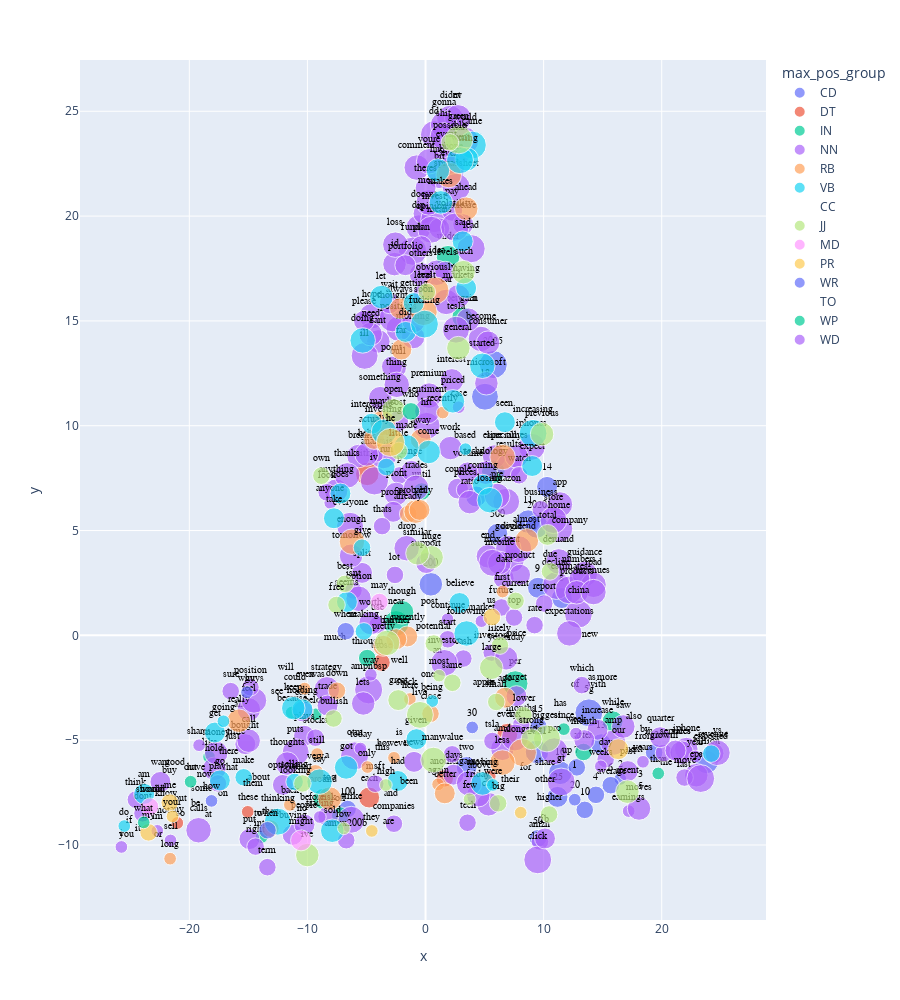

The cell this chart's notebook holds for it:
### Code cell
# Plot Word2Vec TSNE Plot

X = TSNE.join(VOCAB, how='left')
px.scatter(X.reset_index(), 'x', 'y', 
           text='term_str', 
           color='max_pos_group', 
           hover_name='term_str',          
           size='dfidf',
           height=1000).update_traces(
                mode='markers+text', 
                textfont=dict(color='black', size=10, family='Arial'),
                textposition='top center')

### Figure 1 — Plotly figure (JSON) as saved in the notebook; plotly's stock layout.template omitted (floating-point values rounded to 4 significant figures; data arrays with more than 128 entries replaced by an {"elided": "..."} marker saying what was removed)
{"data": [{"hovertemplate": "<b>%{hovertext}</b><br><br>max_pos_group=CD<br>x=%{x}<br>y=%{y}<br>dfidf=%{marker.size}<br>term_str=%{text}<extra></extra>", "hovertext": ["1", "10", "100", "11", "12", "13", "14", "15", "16", "18", "2", "20", "200", "2020", "2021", "2025", "21", "25", "3", "30", "4", "5", "50", "500", "5g", "6", "7", "8", "9", "billion", "one", "two"], "legendgroup": "CD", "marker": {"color": "#636efa", "size": [0, 2.651, 2.651, 4.775, 2.651, 3.785, 3.785, 2.651, 4.775, 6.252, 1.386, 1.386, 4.775, 4.775, 4.775, 6.802, 3.785, 3.785, 0, 1.386, 2.651, 0, 2.651, 3.785, 6.693, 2.651, 2.651, 3.785, 3.785, 4.775, 0, 3.785], "sizemode": "area", "sizeref": 0.01723, "symbol": "circle"}, "mode": "markers+text", "name": "CD", "orientation": "v", "showlegend": true, "text": ["1", "10", "100", "11", "12", "13", "14", "15", "16", "18", "2", "20", "200", "2020", "2021", "2025", "21", "25", "3", "30", "4", "5", "50", "500", "5g", "6", "7", "8", "9", "billion", "one", "two"], "textfont": {"color": "black", "family": "Arial", "size": 10}, "textposition": "top center", "type": "scatter", "x": [12.62, 13.48, -6.596, 8.691, 19.36, 14.87, 10.29, 9.557, 11.41, 5.032, 16.49, 12.63, 0.4517, 9.412, 9.435, 5.736, 4.281, 11.18, 18.21, 3.954, 14.43, 18.2, 9.521, 6.086, 13.83, 15.68, 12.81, 11.55, 9.521, 23.79, 0.205, 3.485], "xaxis": "x", "y": [-6.43, -8.324, -8.285, 5.427, -5.588, -5.193, 7.082, -4.359, -6.558, 11.38, -6.847, -7.839, 2.435, 5.195, -5.561, 12.92, 6.627, -7.706, -6.898, -4.392, -7.608, -7.444, -9.676, 4.841, -3.695, -7.147, -6.297, 1.778, 2.271, -6.038, -2.091, -6.28], "yaxis": "y"}, {"hovertemplate": "<b>%{hovertext}</b><br><br>max_pos_group=DT<br>x=%{x}<br>y=%{y}<br>dfidf=%{marker.size}<br>term_str=%{text}<extra></extra>", "hovertext": ["a", "all", "an", "another", "any", "both", "each", "either", "every", "no", "some", "the", "these", "this", "those"], "legendgroup": "DT", "marker": {"color": "#EF553B", "size": [0, 0, 0, 2.651, 1.386, 1.386, 3.785, 4.775, 3.785, 0, 0, 0, 1.386, 0, 2.651], "sizemode": "area", "sizeref": 0.01723, "symbol": "circle"}, "mode": "markers+text", "name": "DT", "orientation": "v", "showlegend": true, "text": ["a", "all", "an", "another", "any", "both", "each", "either", "every", "no", "some", "the", "these", "this", "those"], "textfont": {"color": "black", "family": "Arial", "size": 10}, "textposition": "top center", "type": "scatter", "x": [-8.378, -15.75, 1.049, 1.629, -21.02, 5.439, -4.773, -4.933, 6.934, -10.44, -18.94, 20.33, -15.05, -3.678, -3.729], "xaxis": "x", "y": [-5.964, -3.537, -0.948, -6.82, -8.948, -6.72, -7.736, 7.701, -4.698, -8.476, -7.524, -6.312, -8.417, -5.604, -1.297], "yaxis": "y"}, {"hovertemplate": "<b>%{hovertext}</b><br><br>max_pos_group=IN<br>x=%{x}<br>y=%{y}<br>dfidf=%{marker.size}<br>term_str=%{text}<extra></extra>", "hovertext": ["about", "above", "after", "around", "as", "at", "because", "before", "below", "between", "by", "during", "for", "from", "if", "in", "into", "like", "near", "of", "off", "on", "out", "over", "per", "since", "than", "that", "though", "through", "under", "until", "while", "with"], "legendgroup": "IN", "marker": {"color": "#00cc96", "size": [0, 0, 2.651, 3.785, 0, 0, 1.386, 0, 1.386, 3.785, 0, 4.775, 0, 0, 0, 0, 1.386, 1.386, 5.604, 0, 2.651, 0, 1.386, 0, 5.604, 1.386, 1.386, 0, 4.775, 2.651, 4.775, 2.651, 3.785, 0], "sizemode": "area", "sizeref": 0.01723, "symbol": "circle"}, "mode": "markers+text", "name": "IN", "orientation": "v", "showlegend": true, "text": ["about", "above", "after", "around", "as", "at", "because", "before", "below", "between", "by", "during", "for", "from", "if", "in", "into", "like", "near", "of", "off", "on", "out", "over", "per", "since", "than", "that", "though", "through", "under", "until", "while", "with"], "textfont": {"color": "black", "family": "Arial", "size": 10}, "textposition": "top center", "type": "scatter", "x": [-14.08, 4.582, 13.37, -8.643, 14.07, -18.37, -11.34, -9.594, -9.298, 3.113, 18.6, 5.733, 8.45, 18.55, -25.08, 18.95, -13.88, -18.33, -2.489, 12.7, -7.217, -17.12, -19.89, 20.24, 7.598, 11.71, 19.71, -16.48, -1.986, -4.94, 1.906, -0.3212, 15.85, 14.52], "xaxis": "x", "y": [-7.013, -6.427, -5.563, -7.803, -2.231, -8.76, -3.686, -7.968, -3.766, 15.18, -4.743, 7.804, -6.531, -5.074, -9.055, -4.833, -9.626, -5.799, 0.5731, -2.577, -8.596, -7.787, -6.981, -5.038, -2.295, -4.474, -6.586, -6.548, 1.1, -1.083, 18.04, 6.862, -4.098, -2.565], "yaxis": "y"}, {"hovertemplate": "<b>%{hovertext}</b><br><br>max_pos_group=NN<br>x=%{x}<br>y=%{y}<br>dfidf=%{marker.size}<br>term_str=%{text}<extra></extra>", "hovertext": {"elided": "218 str values"}, "legendgroup": "NN", "marker": {"color": "#ab63fa", "size": {"elided": "218 float values"}, "sizemode": "area", "sizeref": 0.01723, "symbol": "circle"}, "mode": "markers+text", "name": "NN", "orientation": "v", "showlegend": true, "text": {"elided": "218 str values"}, "textfont": {"color": "black", "family": "Arial", "size": 10}, "textposition": "top center", "type": "scatter", "x": {"elided": "218 float values"}, "xaxis": "x", "y": {"elided": "218 float values"}, "yaxis": "y"}, {"hovertemplate": "<b>%{hovertext}</b><br><br>max_pos_group=RB<br>x=%{x}<br>y=%{y}<br>dfidf=%{marker.size}<br>term_str=%{text}<extra></extra>", "hovertext": ["actually", "again", "ago", "ahead", "almost", "alongside", "already", "also", "always", "away", "back", "better", "close", "currently", "down", "enough", "especially", "even", "ever", "far", "first", "further", "here", "however", "just", "less", "long", "maybe", "more", "not", "now", "obviously", "only", "pretty", "probably", "really", "recently", "so", "soon", "still", "then", "there", "too", "up", "very", "well", "yet"], "legendgroup": "RB", "marker": {"color": "#FFA15A", "size": [3.785, 1.386, 3.785, 4.775, 4.775, 6.693, 2.651, 0, 3.785, 3.785, 1.386, 3.785, 2.651, 3.785, 2.651, 5.604, 5.604, 1.386, 5.604, 3.785, 1.386, 3.785, 1.386, 1.386, 0, 5.604, 1.386, 5.604, 0, 0, 0, 6.252, 1.386, 3.785, 4.775, 4.775, 1.386, 0, 6.252, 1.386, 2.651, 0, 4.775, 0, 2.651, 0, 3.785], "sizemode": "area", "sizeref": 0.01723, "symbol": "circle"}, "mode": "markers+text", "name": "RB", "orientation": "v", "showlegend": true, "text": ["actually", "again", "ago", "ahead", "almost", "alongside", "already", "also", "always", "away", "back", "better", "close", "currently", "down", "enough", "especially", "even", "ever", "far", "first", "further", "here", "however", "just", "less", "long", "maybe", "more", "not", "now", "obviously", "only", "pretty", "probably", "really", "recently", "so", "soon", "still", "then", "there", "too", "up", "very", "well", "yet"], "textfont": {"color": "black", "family": "Arial", "size": 10}, "textposition": "top center", "type": "scatter", "x": [-4.36, 1.065, 6.734, 3.445, 8.59, 8.214, -1.468, 17.62, -2.169, -0.4113, -11.49, 1.631, 0.4202, -1.552, -7.501, -6.228, 6.528, -10.24, 1.967, -2.047, 6.527, -2.474, -1.322, -2.672, -16.34, 6.514, -21.63, -3.63, 15.39, -22.22, -18.66, 0.8437, -4.917, -3.574, -0.8358, -15.81, 1.459, -20.78, -0.151, -9.178, -13.14, -16.65, -8.107, 11.95, -9.337, -2.222, -0.5099], "xaxis": "x", "y": [9.371, -7.105, -2.974, 20.35, 4.538, -5.591, 5.791, -4.127, 15.6, 9.349, -8.086, -7.536, -3.739, -0.05242, -2.639, 4.469, 8.505, -2.538, 21.96, 13.63, 2.09, -0.1815, -3.037, -5.842, -5.052, -6.068, -10.65, 10.13, -2.26, -8.614, -6.864, 16.46, -6.283, -0.4982, 5.902, -4.071, 10.63, -8.752, 15.42, -5.662, -9.216, -5.768, -7.787, -5.747, -6.582, -1.437, 5.985], "yaxis": "y"}, {"hovertemplate": "<b>%{hovertext}</b><br><br>max_pos_group=VB<br>x=%{x}<br>y=%{y}<br>dfidf=%{marker.size}<br>term_str=%{text}<extra></extra>", "hovertext": ["am", "are", "based", "be", "been", "being", "believe", "buy", "came", "come", "coming", "did", "do", "does", "doing", "expect", "expected", "find", "following", "fucking", "get", "getting", "give", "given", "go", "going", "got", "had", "has", "have", "having", "holding", "increasing", "interesting", "investing", "is", "keep", "know", "let", "looking", "losing", "made", "make", "makes", "making", "moving", "priced", "run", "said", "say", "see", "seems", "seen", "selling", "sold", "started", "take", "thinking", "using", "was", "went", "were"], "legendgroup": "VB", "marker": {"color": "#19d3f3", "size": [3.785, 0, 1.386, 0, 0, 1.386, 3.785, 0, 6.693, 4.775, 3.785, 3.785, 1.386, 3.785, 5.604, 3.785, 2.651, 4.775, 5.604, 6.693, 3.785, 3.785, 2.651, 3.785, 3.785, 1.386, 4.775, 3.785, 0, 0, 3.785, 3.785, 6.693, 3.785, 5.604, 0, 4.775, 0, 4.775, 0, 5.604, 5.604, 2.651, 4.775, 2.651, 4.775, 4.775, 2.651, 3.785, 5.604, 0, 3.785, 3.785, 2.651, 4.775, 5.604, 3.785, 6.252, 4.775, 0, 6.252, 1.386], "sizemode": "area", "sizeref": 0.01723, "symbol": "circle"}, "mode": "markers+text", "name": "VB", "orientation": "v", "showlegend": true, "text": ["am", "are", "based", "be", "been", "being", "believe", "buy", "came", "come", "coming", "did", "do", "does", "doing", "expect", "expected", "find", "following", "fucking", "get", "getting", "give", "given", "go", "going", "got", "had", "has", "have", "having", "holding", "increasing", "interesting", "investing", "is", "keep", "know", "let", "looking", "losing", "made", "make", "makes", "making", "moving", "priced", "run", "said", "say", "see", "seems", "seen", "selling", "sold", "started", "take", "thinking", "using", "was", "went", "were"], "textfont": {"color": "black", "family": "Arial", "size": 10}, "textposition": "top center", "type": "scatter", "x": [-23.82, -3.158, 3.379, -19.52, -1.394, 0.5741, 2.877, -21.68, 3.968, 0.2643, 4.838, -1.681, -25.51, -7.209, -5.32, 9.032, 24.19, 1.052, 3.479, -0.0903, -17.83, -0.999, -5.378, -0.7672, -17.42, -17.12, -6.723, -2.352, 11.42, -19.41, 3.441, -10.42, 9.102, -4.558, -3.518, -2.233, -11.2, -21.98, -3.737, -11.03, 5.441, -1.625, -15.4, 1.297, -5.22, 4.824, 2.319, -3.317, 3.144, -8.975, -12.6, -6.655, 6.721, -11.08, -7.899, 4.811, -7.756, -12.51, 3.496, -9.168, 2.92, 5.701], "xaxis": "x", "y": [-7.565, -9.123, 8.882, -8.249, -7.213, -3.133, 1.543, -6.68, 23.39, 8.745, 7.185, 14.48, -9.096, 6.764, 14.07, 8.078, -5.642, 22.18, 0.09048, 14.85, -4.635, 15.85, 4.183, -4.951, -6.92, -4.097, -6.303, -6.947, -3.511, -6.549, 16.57, -3.531, 9.637, 10.1, 9.709, -4.889, -3.471, -7.793, 16.14, -6.666, 6.449, 8.972, -6.77, 20.65, 0.1912, -7.067, 11.16, 8.033, 18.79, -6.978, -2.939, 1.597, 10.17, -6.991, -9.32, 12.86, 5.585, -8.888, 22.71, -2.124, 22.67, -7.135], "yaxis": "y"}, {"hovertemplate": "<b>%{hovertext}</b><br><br>max_pos_group=CC<br>x=%{x}<br>y=%{y}<br>dfidf=%{marker.size}<br>term_str=%{text}<extra></extra>", "hovertext": ["and", "but", "or"], "legendgroup": "CC", "marker": {"color": "#FF6692", "size": [0, 0, 0], "sizemode": "area", "sizeref": 0.01723, "symbol": "circle"}, "mode": "markers+text", "name": "CC", "orientation": "v", "showlegend": true, "text": ["and", "but", "or"], "textfont": {"color": "black", "family": "Arial", "size": 10}, "textposition": "top center", "type": "scatter", "x": [-2.901, -20.72, -22.68], "xaxis": "x", "y": [-7.803, -8.044, -9.746], "yaxis": "y"}, {"hovertemplate": "<b>%{hovertext}</b><br><br>max_pos_group=JJ<br>x=%{x}<br>y=%{y}<br>dfidf=%{marker.size}<br>term_str=%{text}<extra></extra>", "hovertext": ["average", "bad", "best", "big", "biggest", "bullish", "current", "due", "few", "free", "general", "good", "great", "green", "high", "higher", "huge", "ive", "large", "last", "least", "likely", "little", "live", "low", "lower", "many", "most", "much", "new", "next", "open", "other", "own", "possible", "potential", "previous", "recent", "same", "short", "similar", "small", "strong", "such", "total"], "legendgroup": "JJ", "marker": {"color": "#B6E880", "size": [0, 5.604, 2.651, 2.651, 6.252, 2.651, 2.651, 2.651, 1.386, 2.651, 4.775, 0, 3.785, 6.693, 1.386, 2.651, 4.775, 4.775, 4.775, 0, 2.651, 2.651, 2.651, 6.252, 1.386, 2.651, 5.604, 1.386, 0, 0, 0, 4.775, 0, 2.651, 2.651, 2.651, 4.775, 4.775, 2.651, 2.651, 4.775, 2.651, 3.785, 4.775, 3.785], "sizemode": "area", "sizeref": 0.01723, "symbol": "circle"}, "mode": "markers+text", "name": "JJ", "orientation": "v", "showlegend": true, "text": ["average", "bad", "best", "big", "biggest", "bullish", "current", "due", "few", "free", "general", "good", "great", "green", "high", "higher", "huge", "ive", "large", "last", "least", "likely", "little", "live", "low", "lower", "many", "most", "much", "new", "next", "open", "other", "own", "possible", "potential", "previous", "recent", "same", "short", "similar", "small", "strong", "such", "total"], "textfont": {"color": "black", "family": "Arial", "size": 10}, "textposition": "top center", "type": "scatter", "x": [15.73, -3.254, -6.821, 6.146, 10.28, -7.792, 7.625, 10.54, 3.729, -7.538, 2.779, -21.25, -2.31, 2.826, -3.359, 10.46, 0.5155, -10.01, 5.562, 21.85, 0.1068, 6.301, -2.267, -0.4782, -6.916, 8.296, 0.6688, 1.148, -7.645, 13.95, 17.69, -2.694, 10.11, -8.817, 2.06, 0.699, 9.866, 17.09, 2.271, -10.43, -0.6819, 5.99, 8.977, 3.217, 10.33], "xaxis": "x", "y": [-6.713, -0.3601, 2.456, -8.012, -4.917, -3.967, 1.646, 3.05, -7.82, 1.45, 13.7, -6.286, -3.087, 23.63, -7.138, -8.543, 3.723, -10.48, -1.547, -6.411, 16.38, -0.4901, 8.797, -3.794, -9.205, -3.814, -5.943, -1.922, -0.3204, -0.1745, -5.665, 10.73, -7.117, 7.615, 23.52, -0.3886, 9.599, -7.457, -2.264, -7.065, 3.915, -3.176, -4.954, 17.33, 4.792], "yaxis": "y"}, {"hovertemplate": "<b>%{hovertext}</b><br><br>max_pos_group=MD<br>x=%{x}<br>y=%{y}<br>dfidf=%{marker.size}<br>term_str=%{text}<extra></extra>", "hovertext": ["can", "could", "may", "might", "should", "will", "would"], "legendgroup": "MD", "marker": {"color": "#FF97FF", "size": [0, 0, 2.651, 3.785, 2.651, 0, 0], "sizemode": "area", "sizeref": 0.01723, "symbol": "circle"}, "mode": "markers+text", "name": "MD", "orientation": "v", "showlegend": true, "text": ["can", "could", "may", "might", "should", "will", "would"], "textfont": {"color": "black", "family": "Arial", "size": 10}, "textposition": "top center", "type": "scatter", "x": [-22.63, -11.09, -3.903, -10.54, -23.33, -11.85, -23.12], "xaxis": "x", "y": [-7.611, -2.263, 1.589, -9.78, -8.174, -1.781, -7.591], "yaxis": "y"}, {"hovertemplate": "<b>%{hovertext}</b><br><br>max_pos_group=PR<br>x=%{x}<br>y=%{y}<br>dfidf=%{marker.size}<br>term_str=%{text}<extra></extra>", "hovertext": ["he", "it", "its", "me", "my", "our", "their", "them", "they", "us", "we", "you", "your"], "legendgroup": "PR", "marker": {"color": "#FECB52", "size": [6.893, 0, 0, 2.651, 2.651, 3.785, 0, 0, 1.386, 2.651, 1.386, 0, 1.386], "sizemode": "area", "sizeref": 0.01723, "symbol": "circle"}, "mode": "markers+text", "name": "PR", "orientation": "v", "showlegend": true, "text": ["he", "it", "its", "me", "my", "our", "their", "them", "they", "us", "we", "you", "your"], "textfont": {"color": "black", "family": "Arial", "size": 10}, "textposition": "top center", "type": "scatter", "x": [-2.965, -24.32, 5.504, -21.66, -23.45, 16.31, 7.124, -14.62, -4.548, 5.625, 8.059, -25.3, -21.43], "xaxis": "x", "y": [9.203, -9.473, -2.467, -7.979, -9.398, -5.43, -7.092, -7.284, -9.33, 0.8715, -8.458, -9.73, -8.637], "yaxis": "y"}, {"hovertemplate": "<b>%{hovertext}</b><br><br>max_pos_group=WR<br>x=%{x}<br>y=%{y}<br>dfidf=%{marker.size}<br>term_str=%{text}<extra></extra>", "hovertext": ["how", "when", "where", "why"], "legendgroup": "WR", "marker": {"color": "#636efa", "size": [1.386, 2.651, 2.651, 1.386], "sizemode": "area", "sizeref": 0.01723, "symbol": "circle"}, "mode": "markers+text", "name": "WR", "orientation": "v", "showlegend": true, "text": ["how", "when", "where", "why"], "textfont": {"color": "black", "family": "Arial", "size": 10}, "textposition": "top center", "type": "scatter", "x": [-18.12, -13.38, -6.756, -15.12], "xaxis": "x", "y": [-7.896, -9.296, 0.1973, -2.712], "yaxis": "y"}, {"hovertemplate": "<b>%{hovertext}</b><br><br>max_pos_group=TO<br>x=%{x}<br>y=%{y}<br>dfidf=%{marker.size}<br>term_str=%{text}<extra></extra>", "hovertext": ["to"], "legendgroup": "TO", "marker": {"color": "#EF553B", "size": [0], "sizemode": "area", "sizeref": 0.01723, "symbol": "circle"}, "mode": "markers+text", "name": "TO", "orientation": "v", "showlegend": true, "text": ["to"], "textfont": {"color": "black", "family": "Arial", "size": 10}, "textposition": "top center", "type": "scatter", "x": [-14.19], "xaxis": "x", "y": [-8.722], "yaxis": "y"}, {"hovertemplate": "<b>%{hovertext}</b><br><br>max_pos_group=WP<br>x=%{x}<br>y=%{y}<br>dfidf=%{marker.size}<br>term_str=%{text}<extra></extra>", "hovertext": ["what", "who"], "legendgroup": "WP", "marker": {"color": "#00cc96", "size": [1.386, 2.651], "sizemode": "area", "sizeref": 0.01723, "symbol": "circle"}, "mode": "markers+text", "name": "WP", "orientation": "v", "showlegend": true, "text": ["what", "who"], "textfont": {"color": "black", "family": "Arial", "size": 10}, "textposition": "top center", "type": "scatter", "x": [-23.86, -1.235], "xaxis": "x", "y": [-8.923, 10.69], "yaxis": "y"}, {"hovertemplate": "<b>%{hovertext}</b><br><br>max_pos_group=WD<br>x=%{x}<br>y=%{y}<br>dfidf=%{marker.size}<br>term_str=%{text}<extra></extra>", "hovertext": ["which"], "legendgroup": "WD", "marker": {"color": "#ab63fa", "size": [2.651], "sizemode": "area", "sizeref": 0.01723, "symbol": "circle"}, "mode": "markers+text", "name": "WD", "orientation": "v", "showlegend": true, "text": ["which"], "textfont": {"color": "black", "family": "Arial", "size": 10}, "textposition": "top center", "type": "scatter", "x": [13.23], "xaxis": "x", "y": [-2.373], "yaxis": "y"}], "layout": {"height": 1000, "legend": {"itemsizing": "constant", "title": {"text": "max_pos_group"}, "tracegroupgap": 0}, "margin": {"t": 60}, "xaxis": {"anchor": "y", "domain": [0, 1], "title": {"text": "x"}}, "yaxis": {"anchor": "x", "domain": [0, 1], "title": {"text": "y"}}}}
